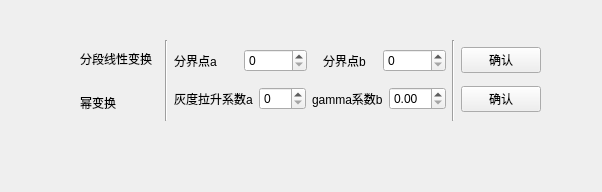
<?xml version="1.0" encoding="UTF-8"?>
<ui version="4.0">
 <class>MainWindow</class>
 <widget class="QMainWindow" name="MainWindow">
  <property name="geometry">
   <rect>
    <x>0</x>
    <y>0</y>
    <width>602</width>
    <height>192</height>
   </rect>
  </property>
  <property name="windowTitle">
   <string>灰度图像增强</string>
  </property>
  <widget class="QWidget" name="centralwidget">
   <widget class="QWidget" name="horizontalLayoutWidget">
    <property name="geometry">
     <rect>
      <x>80</x>
      <y>40</y>
      <width>461</width>
      <height>81</height>
     </rect>
    </property>
    <layout class="QHBoxLayout" name="horizontalLayout">
     <item>
      <layout class="QVBoxLayout" name="verticalLayout">
       <item>
        <widget class="QLabel" name="label_4">
         <property name="text">
          <string>分段线性变换</string>
         </property>
        </widget>
       </item>
       <item>
        <widget class="QLabel" name="label_5">
         <property name="text">
          <string>幂变换</string>
         </property>
        </widget>
       </item>
      </layout>
     </item>
     <item>
      <widget class="Line" name="line_5">
       <property name="orientation">
        <enum>Qt::Vertical</enum>
       </property>
      </widget>
     </item>
     <item>
      <layout class="QVBoxLayout" name="verticalLayout_3">
       <item>
        <layout class="QHBoxLayout" name="horizontalLayout_4">
         <item alignment="Qt::AlignLeft">
          <widget class="QLabel" name="label_10">
           <property name="text">
            <string>分界点a</string>
           </property>
          </widget>
         </item>
         <item>
          <widget class="QSpinBox" name="value_linear_a">
           <property name="maximum">
            <number>256</number>
           </property>
          </widget>
         </item>
         <item alignment="Qt::AlignHCenter">
          <widget class="QLabel" name="label_11">
           <property name="text">
            <string>分界点b</string>
           </property>
          </widget>
         </item>
         <item>
          <widget class="QSpinBox" name="value_linear_b">
           <property name="maximum">
            <number>256</number>
           </property>
          </widget>
         </item>
        </layout>
       </item>
       <item>
        <layout class="QHBoxLayout" name="horizontalLayout_5">
         <item alignment="Qt::AlignLeft">
          <widget class="QLabel" name="label_12">
           <property name="text">
            <string>灰度拉升系数a</string>
           </property>
          </widget>
         </item>
         <item>
          <widget class="QSpinBox" name="value_power_a">
           <property name="maximum">
            <number>256</number>
           </property>
          </widget>
         </item>
         <item alignment="Qt::AlignLeft">
          <widget class="QLabel" name="label_13">
           <property name="text">
            <string>gamma系数b</string>
           </property>
          </widget>
         </item>
         <item>
          <widget class="QDoubleSpinBox" name="value_power_b">
           <property name="singleStep">
            <double>0.500000000000000</double>
           </property>
          </widget>
         </item>
        </layout>
       </item>
      </layout>
     </item>
     <item>
      <widget class="Line" name="line_6">
       <property name="orientation">
        <enum>Qt::Vertical</enum>
       </property>
      </widget>
     </item>
     <item>
      <layout class="QVBoxLayout" name="verticalLayout">
       <item>
        <widget class="QPushButton" name="submit_linear">
         <property name="text">
          <string>确认</string>
         </property>
        </widget>
       </item>
       <item>
        <widget class="QPushButton" name="submit_power">
         <property name="text">
          <string>确认</string>
         </property>
        </widget>
       </item>
      </layout>
     </item>
    </layout>
   </widget>
  </widget>
  <widget class="QMenuBar" name="menubar">
   <property name="geometry">
    <rect>
     <x>0</x>
     <y>0</y>
     <width>602</width>
     <height>23</height>
    </rect>
   </property>
  </widget>
 </widget>
 <resources/>
 <connections/>
</ui>
